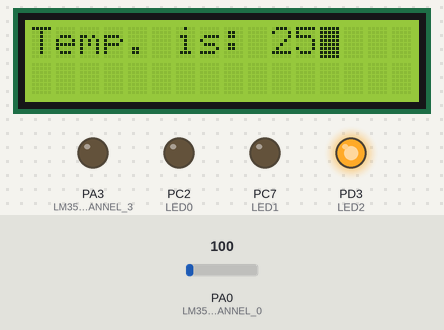
Bench run of a program on a simulated ATmega32, built with avr-gcc and emulated at 16 MHz. Parts: 16×2 character LCD, output pins drawn as LEDs (lit = HIGH). Wiring (inferred from the names in the program): character LCD (HD44780): RS PB1; R/W PB2; E PB3; data PA4, PA5, PA6, PA7. Inputs (shaded band) come from the test bench; at power-on: PA0 (LM35_ADC_CHANNEL_0) = 100. Pins used as bus, display or sensor lines are not drawn.

Above: at 2.9 s.
3.0 s: PA0 (LM35_ADC_CHANNEL_0) set to 95
At 4.3 s:
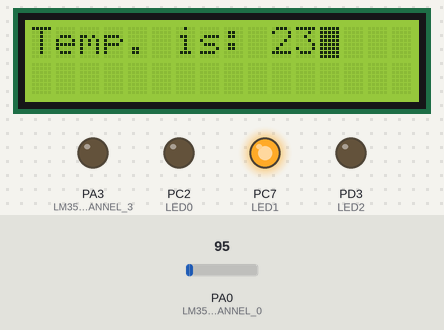
7.2 s: PA0 (LM35_ADC_CHANNEL_0) set to 140
At 8.1 s:
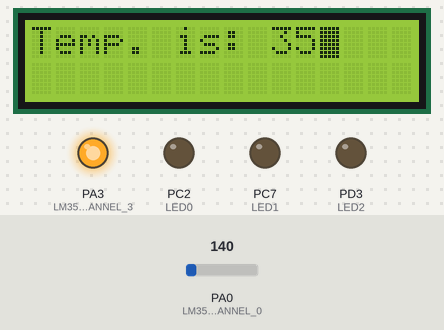
8.7 s: PA0 (LM35_ADC_CHANNEL_0) set to 130
At 10.5 s:
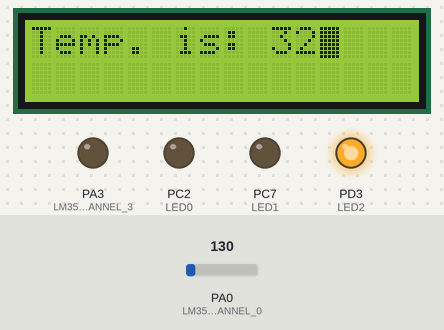
10.8 s: PA0 (LM35_ADC_CHANNEL_0) set to 30
At 12.9 s:
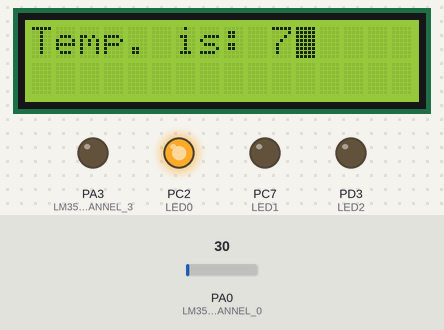
Timing chart, 0 to 13.9 s (numbered marks = the images above; inputs shaded):
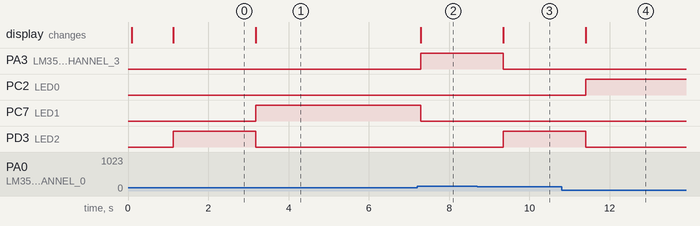

The program:

main.c
```c
/*
 * w2@11_12.c
 *
 * Created: 11/12/2024 09:26:20 م
 * Author : Kareem Hussein
 */


#define F_CPU			16000000UL
#include <util/delay.h>

/* UTILES_LIB */
#include "STD_TYPES.h"
#include "BIT_MATH.h"

/* MCAL */
#include "DIO_interface.h"
#include "ADC_interface.h"

/* HAL */
#include "LED_interface.h"
#include "LCD_interface.h"
#include "LM35_interface.h"


int main(void)
{
	u8 temp;
    LM35_voidInit(LM35_ADC_CHANNEL_0);
	LCD_voidInit();
	LED_voidInit(DIO_PORTC, DIO_PIN2); //LED0 G
	LED_voidInit(DIO_PORTC, DIO_PIN7); //LED1 Y
	LED_voidInit(DIO_PORTD, DIO_PIN3); //LED2 B
	LED_voidInit(DIO_PORTA, DIO_PIN3); //LED3 R

	LCD_voidDisplayString((u8*)"Auto. Weather System");
	_delay_ms(1000);
	LCD_voidClear();

    while (1)
    {
		LM35_voidGetTemperature(LM35_ADC_CHANNEL_0, &temp);

		LCD_voidDisplayString((u8*)"Temp. is: ");
		LCD_voidDisplayNumber(temp);
		if(temp < 15)
		{
			LED_voidOn (DIO_PORTC, DIO_PIN2, LED_FORWARD_CONNECTION); //LED0 G
			LED_voidOff(DIO_PORTC, DIO_PIN7, LED_FORWARD_CONNECTION); //LED1 Y
			LED_voidOff(DIO_PORTD, DIO_PIN3, LED_FORWARD_CONNECTION); //LED2 B
			LED_voidOff(DIO_PORTA, DIO_PIN3, LED_FORWARD_CONNECTION); //LED3 R
		}
		else if(temp < 25)
		{
				LED_voidOff(DIO_PORTC, DIO_PIN2, LED_FORWARD_CONNECTION); //LED0 G
				LED_voidOn (DIO_PORTC, DIO_PIN7, LED_FORWARD_CONNECTION); //LED1 Y
				LED_voidOff(DIO_PORTD, DIO_PIN3, LED_FORWARD_CONNECTION); //LED2 B
				LED_voidOff(DIO_PORTA, DIO_PIN3, LED_FORWARD_CONNECTION); //LED3 R
		}
		else if(temp < 35)
		{
				LED_voidOff(DIO_PORTC, DIO_PIN2, LED_FORWARD_CONNECTION); //LED0 G
				LED_voidOff(DIO_PORTC, DIO_PIN7, LED_FORWARD_CONNECTION); //LED1 Y
				LED_voidOn (DIO_PORTD, DIO_PIN3, LED_FORWARD_CONNECTION); //LED2 B
				LED_voidOff(DIO_PORTA, DIO_PIN3, LED_FORWARD_CONNECTION); //LED3 R
		}
		else if(temp <= 50)
		{
				LED_voidOff(DIO_PORTC, DIO_PIN2, LED_FORWARD_CONNECTION); //LED0 G
				LED_voidOff(DIO_PORTC, DIO_PIN7, LED_FORWARD_CONNECTION); //LED1 Y
				LED_voidOff(DIO_PORTD, DIO_PIN3, LED_FORWARD_CONNECTION); //LED2 B
				LED_voidOn (DIO_PORTA, DIO_PIN3, LED_FORWARD_CONNECTION); //LED3 R
		}
		_delay_ms(1000);
		LCD_voidClear();
    }
}
```

ADC_interface.h
```c
/*
 * ADC_interface.h
 *
 * Created: 09/12/2024 09:57:44 م
 *  Author: Kareem Hussein
 */


#ifndef ADC_INTERFACE_H_
#define ADC_INTERFACE_H_


/* MACROS for Reference Voltage */
#define ADC_REFERENCE_AVCC			0
#define ADC_REFERENCE_AREF			1
#define ADC_REFERENCE_INTRNAL       2

/* MACROS for Channel Number as Single Ended Input */
#define ADC_CHANNEL_0			0
#define ADC_CHANNEL_1			1
#define ADC_CHANNEL_2			2
#define ADC_CHANNEL_3			3
#define ADC_CHANNEL_4			4
#define ADC_CHANNEL_5			5
#define ADC_CHANNEL_6			6
#define ADC_CHANNEL_7			7

                        /*************** APIS PROTOTYPES ***************/

void ADC_voidInit           (u8 copy_u8ReferenceVoltage);
void ADC_voidGetDigitalValue(u8 copy_u8ChannelId, u16* copy_pu16DigitalValue);


#endif /* ADC_INTERFACE_H_ */
```

ADC_program.c
```c
/*
 * ADC_program.c
 *
 * Created: 09/12/2024 09:57:18 م
 *  Author: Kareem Hussein
 */


/* UTILES_LIB */
#include "STD_TYPES.h"
#include "BIT_MATH.h"

/* MCAL */
#include "ADC_interface.h"
#include "ADC_register.h"


void ADC_voidInit(u8 copy_u8ReferenceVoltage)
{
	switch(copy_u8ReferenceVoltage)
	{
		case ADC_REFERENCE_AREF:
		CLR_BIT(ADMUX_REG, REFS0);
		CLR_BIT(ADMUX_REG, REFS1);
		break;

		case ADC_REFERENCE_AVCC:
		SET_BIT(ADMUX_REG, REFS0);
		CLR_BIT(ADMUX_REG, REFS1);
		break;

		case ADC_REFERENCE_INTRNAL:
		SET_BIT(ADMUX_REG, REFS0);
		SET_BIT(ADMUX_REG, REFS1);
		break;
	}

	// Select Right Adjustment
	CLR_BIT(ADMUX_REG, ADLAR);

	// Single Conversion Mode
	CLR_BIT(ADCSRA_REG, ADATE);

	//Disable ADC Interrupt
	CLR_BIT(ADCSRA_REG, ADIE);

	// Prescaler 128 For 16MHZ (125 KHZ)
	SET_BIT(ADCSRA_REG, ADPS0);
	SET_BIT(ADCSRA_REG, ADPS1);
	SET_BIT(ADCSRA_REG, ADPS2);

	// ADC Enable
	SET_BIT(ADCSRA_REG, ADEN);
}


void ADC_voidGetDigitalValue(u8 copy_u8ChannelId, u16* copy_pu16DigitalValue)
{
	if((copy_pu16DigitalValue != NULL) && (copy_u8ChannelId < 32))
	{
		//Clear ADMUX Channel Bits
		ADMUX_REG &= 0xE0; //0b11100000

		// Select Channel Number
		ADMUX_REG |= copy_u8ChannelId;

		// Start conversion
		SET_BIT(ADCSRA_REG, ADSC);

		// Busy Wait for ADC Flag
		while(0 == GET_BIT(ADCSRA_REG ,ADIF));

		// Clear ADC flag (WROC >> Write One to Clear)
		SET_BIT(ADCSRA_REG ,ADIF);

		// Pass out ADC data
		*copy_pu16DigitalValue = ADC_u16_REG;
	}
	else
	{
		//return Error State
	}
}
```

LED_interface.h
```c
/*
 * LED_interface.h
 *
 * Created: 18/11/2024 10:07:07 م
 *  Author: Kareem Hussein
 */


#ifndef LED_INTERFACE_H_
#define LED_INTERFACE_H_


#define	LED_FORWARD_CONNECTION			0
#define	LED_REVERSE_CONNECTION			1

                   /*************** APIS PROTO TYPES ***************/

void LED_voidInit  (u8 copy_u8LedPort, u8 copy_u8LedPin);
void LED_voidOn    (u8 copy_u8LedPort, u8 copy_u8LedPin, u8 copy_u8LedConnectionType);
void LED_voidOff   (u8 copy_u8LedPort, u8 copy_u8LedPin, u8 copy_u8LedConnectionType);
void LED_voidToggle(u8 copy_u8LedPort, u8 copy_u8LedPin);


#endif /* LED_INTERFACE_H_ */
```

LED_program.c
```c
/*
 * LED_program.c
 *
 * Created: 18/11/2024 10:06:30 م
 *  Author: Kareem Hussein
 */


/* UTILES_LIB */
#include "STD_TYPES.h"
#include "BIT_MATH.h"

/* MCAL */
#include "DIO_interface.h"

/* HAL */
#include "LED_interface.h"


void LED_voidInit(u8 copy_u8LedPort, u8 copy_u8LedPin)
{
	DIO_voidSetPinDirection(copy_u8LedPort, copy_u8LedPin, DIO_PIN_OUTPUT);
}


void LED_voidOn(u8 copy_u8LedPort, u8 copy_u8LedPin, u8 copy_u8LedConnectionType)
{
	switch(copy_u8LedConnectionType)
	{
		case LED_FORWARD_CONNECTION:
		DIO_voidSetPinValue(copy_u8LedPort, copy_u8LedPin, DIO_PIN_HIGH);
		break;

		case LED_REVERSE_CONNECTION:
		DIO_voidSetPinValue(copy_u8LedPort, copy_u8LedPin, DIO_PIN_LOW);
		break;
	}
}


void LED_voidOff(u8 copy_u8LedPort, u8 copy_u8LedPin, u8 copy_u8LedConnectionType)
{
	switch(copy_u8LedConnectionType)
	{
		case LED_FORWARD_CONNECTION:
		DIO_voidSetPinValue(copy_u8LedPort, copy_u8LedPin, DIO_PIN_LOW);
		break;

		case LED_REVERSE_CONNECTION:
		DIO_voidSetPinValue(copy_u8LedPort, copy_u8LedPin, DIO_PIN_HIGH);
		break;
	}
}


void LED_voidToggle(u8 copy_u8LedPort, u8 copy_u8LedPin)
{
	DIO_voidTogglePinValue(copy_u8LedPort, copy_u8LedPort);
}
```

LM35_interface.h
```c
/*
 * LM35_interface.h
 *
 * Created: 11/12/2024 07:26:55 م
 *  Author: Kareem Hussein
 */


#ifndef LM35_INTERFACE_H_
#define LM35_INTERFACE_H_


/* MACROS for ADC channel number for lm35 */
#define LM35_ADC_CHANNEL_0			0
#define LM35_ADC_CHANNEL_1			1
#define LM35_ADC_CHANNEL_2			2
#define LM35_ADC_CHANNEL_3			3
#define LM35_ADC_CHANNEL_4			4
#define LM35_ADC_CHANNEL_5			5
#define LM35_ADC_CHANNEL_6			6
#define LM35_ADC_CHANNEL_7			7


                            /*************** APIS PROTOTYPES ***************/

void LM35_voidInit          (u8 copy_u8ChannelId);
void LM35_voidGetTemperature(u8 copy_u8ChannelId, u8* copy_u8Temperature);


#endif /* LM35_INTERFACE_H_ */
```

LM35_program.c
```c
/*
 * LM35_program.c
 *
 * Created: 11/12/2024 07:26:25 م
 *  Author: Kareem Hussein
 */


/* UTILES_LIB */
#include "STD_TYPES.h"
#include "BIT_MATH.h"

/* MCAL */
#include "DIO_interface.h"
#include "ADC_interface.h"

/* HAL */
#include "LM35_interface.h"


void LM35_voidInit(u8 copy_u8ChannelId)
{
	DIO_voidSetPinDirection(DIO_PORTA, copy_u8ChannelId, DIO_PIN_INPUT);

	ADC_voidInit(ADC_REFERENCE_INTRNAL);
}


void LM35_voidGetTemperature(u8 copy_u8ChannelId, u8* copy_u8Temperature)
{
	if(copy_u8Temperature != NULL)
	{
		u16 local_u16DigitalVal, local_u16AnaloglVal;

		ADC_voidGetDigitalValue(copy_u8ChannelId, &local_u16DigitalVal);

		local_u16AnaloglVal = ((u32)local_u16DigitalVal * 2560) / 1024;

		*copy_u8Temperature = 	local_u16AnaloglVal/10;
	}
	else
	{
		//return Error State
	}
}
```

LCD_config.h
```c
/*
 * LCD_config.h
 *
 * Created: 19/11/2024 09:46:20 م
 *  Author: Kareem Hussein
 */


#ifndef LCD_CONFIG_H_
#define LCD_CONFIG_H_


#define LCD_RW_PORT			DIO_PORTB
#define LCD_RW_PIN			DIO_PIN2

#define LCD_RS_PORT			DIO_PORTB
#define LCD_RS_PIN			DIO_PIN1

#define LCD_E_PORT			DIO_PORTB
#define LCD_E_PIN			DIO_PIN3


#define LCD_D4_PORT			DIO_PORTA
#define LCD_D4_PIN		    DIO_PIN4

#define LCD_D5_PORT			DIO_PORTA
#define LCD_D5_PIN		    DIO_PIN5

#define LCD_D6_PORT			DIO_PORTA
#define LCD_D6_PIN		    DIO_PIN6

#define LCD_D7_PORT			DIO_PORTA
#define LCD_D7_PIN		    DIO_PIN7


#endif /* LCD_CONFIG_H_ */
```

LCD_interface.h
```c
/*
 * LCD_interface.h
 *
 * Created: 19/11/2024 09:46:05 م
 *  Author: Kareem Hussein
 */


#ifndef LCD_INTERFACE_H_
#define LCD_INTERFACE_H_


#define LCD_LINE_ONE			0
#define LCD_LINE_TWO			1

                          /*************** APIS PROTO TYPES ***************/

void LCD_voidInit                (void);
void LCD_voidSendCommand         (u8 copy_u8cmnd);
void LCD_voidDisplayChar         (u8 copy_u8Data);
void LCD_voidDisplayString       (u8* copy_Pu8String);
void LCD_voidClear               (void);
void LCD_voidGoToSpecificPosition(u8 copy_u8LineNumber, u8 copy_u8Position);
void LCD_voidDisplayNumber       (u32 copy_u32Number);

void LCD_voidShift               (u8 copy_u8ShifttingDirection); //command data sheet


#endif /* LCD_INTERFACE_H_ */
```

LCD_program.c
```c
/*
 * LCD_program.c
 *
 * Created: 19/11/2024 09:45:47 م
 *  Author: Kareem Hussein
 */


#define F_CPU			16000000UL
#include <util/delay.h>

/* UTILES_LIB */
#include "STD_TYPES.h"
#include "BIT_MATH.h"

/* MCAL */
#include "DIO_interface.h"

/* HAL */
#include "LCD_interface.h"
#include "LCD_config.h"
#include "LCD_private.h"


void LCD_voidInit(void)
{
	DIO_voidSetPinDirection(LCD_D4_PORT, LCD_D4_PIN, DIO_PIN_OUTPUT);
	DIO_voidSetPinDirection(LCD_D5_PORT, LCD_D5_PIN, DIO_PIN_OUTPUT);
	DIO_voidSetPinDirection(LCD_D6_PORT, LCD_D6_PIN, DIO_PIN_OUTPUT);
	DIO_voidSetPinDirection(LCD_D7_PORT, LCD_D7_PIN, DIO_PIN_OUTPUT);
	DIO_voidSetPinDirection(LCD_RW_PORT, LCD_RW_PIN, DIO_PIN_OUTPUT);
	DIO_voidSetPinDirection(LCD_RS_PORT, LCD_RS_PIN, DIO_PIN_OUTPUT);
	DIO_voidSetPinDirection(LCD_E_PORT,  LCD_E_PIN,  DIO_PIN_OUTPUT);

	_delay_ms(40);

	/* Function Set (2Lines, 5*7 font) */
	// Select write operation (R/W = 0)
	DIO_voidSetPinValue(LCD_RW_PORT, LCD_RW_PIN, DIO_PIN_LOW);
	// Select Instruction Register[command] (RS = 0)
	DIO_voidSetPinValue(LCD_RS_PORT, LCD_RS_PIN, DIO_PIN_LOW);
	PRV_voidWriteHalfPort(0b0010);
	/* Enable */
	PRV_voidEnableTriggerWrite();
	LCD_voidSendCommand(0b00101000);
	_delay_us(45);

	/* Display On/Off Control (DisplayOn, CursorOn, BlinkOn) */
	LCD_voidSendCommand(0b00001111);
	_delay_us(45);

	/* Display Clear */
	LCD_voidSendCommand(0b00000001);
	_delay_ms(2);

	/* Entry Mode Set (IncrementOn, ShiftOff) */
	LCD_voidSendCommand(0b00000110);
}


void LCD_voidSendCommand(u8 copy_u8cmnd)
{
	// Select write operation (R/W = 0)
	DIO_voidSetPinValue(LCD_RW_PORT, LCD_RW_PIN, DIO_PIN_LOW);

	// Select Instruction Register[command] (RS = 0)
	DIO_voidSetPinValue(LCD_RS_PORT, LCD_RS_PIN, DIO_PIN_LOW);

	// Write The Most 4 bits Of command on Data Pins
	PRV_voidWriteHalfPort(copy_u8cmnd >> 4);

	/* Enable */
	PRV_voidEnableTriggerWrite();

	// Write The Least 4 bits Of command on Data Pins
	PRV_voidWriteHalfPort(copy_u8cmnd);

	/* Enable */
	PRV_voidEnableTriggerWrite();
}


void LCD_voidDisplayChar(u8 copy_u8Data)
{
	// Select write operation (R/W = 0)
	DIO_voidSetPinValue(LCD_RW_PORT, LCD_RW_PIN, DIO_PIN_LOW);

	// Select Data Register[data] (RS = 1)
	DIO_voidSetPinValue(LCD_RS_PORT, LCD_RS_PIN, DIO_PIN_HIGH);

	// Write The Most 4 bits Of data on Data Pins
	PRV_voidWriteHalfPort(copy_u8Data >> 4);

	/* Enable */
	PRV_voidEnableTriggerWrite();

	// Write The Least 4 bits Of data on Data Pins
	PRV_voidWriteHalfPort(copy_u8Data);

	/* Enable */
	PRV_voidEnableTriggerWrite();
}


void LCD_voidDisplayString(u8* copy_Pu8String)
{
	if(copy_Pu8String != NULL)
	{
		u8 local_u8Counter = 0;
		while(copy_Pu8String[local_u8Counter] != '\0')
		{
			LCD_voidDisplayChar(copy_Pu8String[local_u8Counter]);
			local_u8Counter++;
		}
	}
	else
	{
		// return Error State
	}
}


void LCD_voidDisplayNumber(u32 copy_u32Number) //79
{
	u32 local_u32ReversedNumber = 1;
	if(copy_u32Number == 0)
	{
		LCD_voidDisplayChar('0');
	}
	else
	{
		while(copy_u32Number != 0)
		{
			local_u32ReversedNumber = (local_u32ReversedNumber * 10)+ (copy_u32Number % 10);//197
			copy_u32Number /= 10;
		}

		do
		{
			LCD_voidDisplayChar((local_u32ReversedNumber % 10) + '0');
			local_u32ReversedNumber /= 10;
		} while (local_u32ReversedNumber != 1);
	}
}


void LCD_voidClear(void)
{
	/* Display Clear */
	LCD_voidSendCommand(0b00000001);
	_delay_ms(2);
}


void LCD_voidGoToSpecificPosition(u8 copy_u8LineNumber, u8 copy_u8Position)
{
	switch(copy_u8LineNumber)
	{
		case LCD_LINE_ONE:
		LCD_voidSendCommand(0b10000000+copy_u8Position); //0x80+copy_u8Position
		_delay_us(45);
		break;

		case LCD_LINE_TWO:
		LCD_voidSendCommand(0b11000000+copy_u8Position); //0xC0+copy_u8Position
		_delay_us(45);
		break;
	}
}


static void PRV_voidEnableTriggerWrite(void)
{
	/* Enable Pulse *//* H => L */
	DIO_voidSetPinValue(LCD_E_PORT, LCD_E_PIN, DIO_PIN_HIGH);
	_delay_ms(1);
	DIO_voidSetPinValue(LCD_E_PORT, LCD_E_PIN, DIO_PIN_LOW);
}


static void PRV_voidWriteHalfPort(u8 copy_u8Value)
{
	DIO_voidSetPinValue(LCD_D4_PORT, LCD_D4_PIN, GET_BIT(copy_u8Value, 0));
	DIO_voidSetPinValue(LCD_D5_PORT, LCD_D5_PIN, GET_BIT(copy_u8Value, 1));
	DIO_voidSetPinValue(LCD_D6_PORT, LCD_D6_PIN, GET_BIT(copy_u8Value, 2));
	DIO_voidSetPinValue(LCD_D7_PORT, LCD_D7_PIN, GET_BIT(copy_u8Value, 3));
}
```

ADC_register.h
```c
/*
 * ADC_register.h
 *
 * Created: 09/12/2024 09:58:02 م
 *  Author: Kareem Hussein
 */


#ifndef ADC_REGISTER_H_
#define ADC_REGISTER_H_


                              /* ADC REGISTERS*/

// ADC Multiplexer Selection Register
#define ADMUX_REG			(*(volatile u8*)0x27)
#define REFS1               7
#define REFS0               6
#define ADLAR               5
#define MUX4                4
#define MUX3                3
#define MUX2                2
#define MUX1                1
#define MUX0                0

// ADC Control and Status Register A
#define ADCSRA_REG			(*(volatile u8*)0x26)
#define ADEN                7
#define ADSC                6
#define ADATE               5
#define ADIF                4
#define ADIE                3
#define ADPS2               2
#define ADPS1               1
#define ADPS0               0

// The ADC Data Registers
#define ADC_u16_REG			(*(volatile u16*)0x24)
#define ADCL_REG			(*(volatile u8*)0x24)
#define ADCH_REG			(*(volatile u8*)0x25)

// Special FunctionIO Register
#define SFIOR_REG			(*(volatile u8*)0x50)
#define ADTS2               7
#define ADTS1               6
#define ADTS0               5


#endif /* ADC_REGISTER_H_ */
```

BIT_MATH.h
```c
#ifndef BIT_MATH_H_
#define BIT_MATH_H_


#define SET_BIT(REG, BIT_NUM)			REG |= (1 << BIT_NUM)
#define CLR_BIT(REG, BIT_NUM)			REG &= (~(1 << BIT_NUM))
#define TOG_BIT(REG, BIT_NUM)			REG ^= (1 << BIT_NUM)
#define GET_BIT(REG, BIT_NUM)			((REG >> BIT_NUM) & 1)


#endif
```

DIO_interface.h
```c
/*
 * DIO_interface.h
 *
 * Created: 13/11/2024 10:42:46 م
 *  Author: Kareem Hussein
 */


#ifndef DIO_INTERFACE_H_
#define DIO_INTERFACE_H_


#define DIO_PORTA			0
#define DIO_PORTB			1
#define DIO_PORTC			2
#define DIO_PORTD			3

#define DIO_PIN_INPUT			0
#define DIO_PIN_OUTPUT			1

#define DIO_PIN_LOW			0
#define DIO_PIN_HIGH        1

#define DIO_PIN0			0
#define DIO_PIN1			1
#define DIO_PIN2			2
#define DIO_PIN3			3
#define DIO_PIN4			4
#define DIO_PIN5			5
#define DIO_PIN6			6
#define DIO_PIN7			7

                         /*************** APIS PROTO TYPES ***************/

/* PIN API's */
void DIO_voidSetPinDirection            (u8 copy_u8PortId, u8 copy_u8PinId, u8 copy_u8PinDirection);
void DIO_voidSetPinValue                (u8 copy_u8PortId, u8 copy_u8PinId, u8 copy_u8PinValue);
void DIO_voidGetPinValue                (u8 copy_u8PortId, u8 copy_u8PinId, u8* copy_pu8PinValue);
void DIO_voidTogglePinValue             (u8 copy_u8PortId, u8 copy_u8PinId);
void DIO_voidActivePinInPullUpResistance(u8 copy_u8PortId, u8 copy_u8PinId);

/* PORT API's */
void DIO_voidSetPortDirection            (u8 copy_u8PortId, u8 copy_u8PortDirection);
void DIO_voidSetPortValue                (u8 copy_u8PortId, u8 copy_u8PortValue);
void DIO_voidGetPortValue                (u8 copy_u8PortId, u8* copy_pu8PortValue);
void DIO_voidTogglePortValue             (u8 copy_u8PortId);
void DIO_voidActivePortInPullUpResistance(u8 copy_u8PortId);

#endif /* DIO_INTERFACE_H_ */
```

DIO_register.h
```c
/*
 * DIO_register.h
 *
 * Created: 13/11/2024 10:43:24 م
 *  Author: Kareem Hussein
 */


#ifndef DIO_REGISTER_H_
#define DIO_REGISTER_H_


#define DDRA_REG			(*(volatile u8*)0x3A)
#define DDRB_REG			(*(volatile u8*)0x37)
#define DDRC_REG			(*(volatile u8*)0x34)
#define DDRD_REG			(*(volatile u8*)0x31)

#define PORTA_REG			(*(volatile u8*)0x3B)
#define PORTB_REG			(*(volatile u8*)0x38)
#define PORTC_REG			(*(volatile u8*)0x35)
#define PORTD_REG			(*(volatile u8*)0x32)

#define PINA_REG			(*(volatile u8*)0x39)
#define PINB_REG			(*(volatile u8*)0x36)
#define PINC_REG			(*(volatile u8*)0x33)
#define PIND_REG			(*(volatile u8*)0x30)


#endif /* DIO_REGISTER_H_ */
```

LCD_private.h
```c
/*
 * LCD_private.h
 *
 * Created: 19/11/2024 09:46:40 م
 *  Author: Kareem Hussein
 */


#ifndef LCD_PRIVATE_H_
#define LCD_PRIVATE_H_


static void PRV_voidEnableTriggerWrite(void);
static void PRV_voidWriteHalfPort(u8 copy_u8Value);


#endif /* LCD_PRIVATE_H_ */
```

STD_TYPES.h
```c
#ifndef STD_TYPES_H_
#define STD_TYPES_H_


typedef unsigned char               u8;
typedef signed char                 s8;

typedef unsigned short int			u16;
typedef signed short int            s16;

typedef unsigned long int           u32;
typedef signed long int             s32;

typedef float                       f32;
typedef double                      f64;


typedef enum bolean
{
	FALSE,
	TRUE,
}BOOL;


#define NULL			(void*)0

#endif
```

Source omitted: DIO_program.c (3659 bytes)

Measured:
- the behaviour switches between 100 and 99 on PA0 (LM35_ADC_CHANNEL_0) (found by bisection; images 0 and 1)
- the behaviour switches between 140 and 139 on PA0 (LM35_ADC_CHANNEL_0) (found by bisection; images 2 and 3)
- after the input at 3.0 s, PC7 (LED1): LOW → HIGH after 0.18 s; PD3 (LED2): HIGH → LOW after 0.18 s; the display: changes after 0.18 s (image 1)
- after the input at 7.2 s, PA3 (LM35_ADC_CHANNEL_3): LOW → HIGH after 0.09 s; PC7 (LED1): HIGH → LOW after 0.09 s; the display: changes after 0.09 s (image 2)
- after the input at 8.7 s, PA3 (LM35_ADC_CHANNEL_3): HIGH → LOW after 0.65 s; PD3 (LED2): LOW → HIGH after 0.65 s; the display: changes after 0.65 s (image 3)
- after the input at 10.8 s, PC2 (LED0): LOW → HIGH after 0.61 s; PD3 (LED2): HIGH → LOW after 0.61 s; the display: changes after 0.61 s (image 4)
